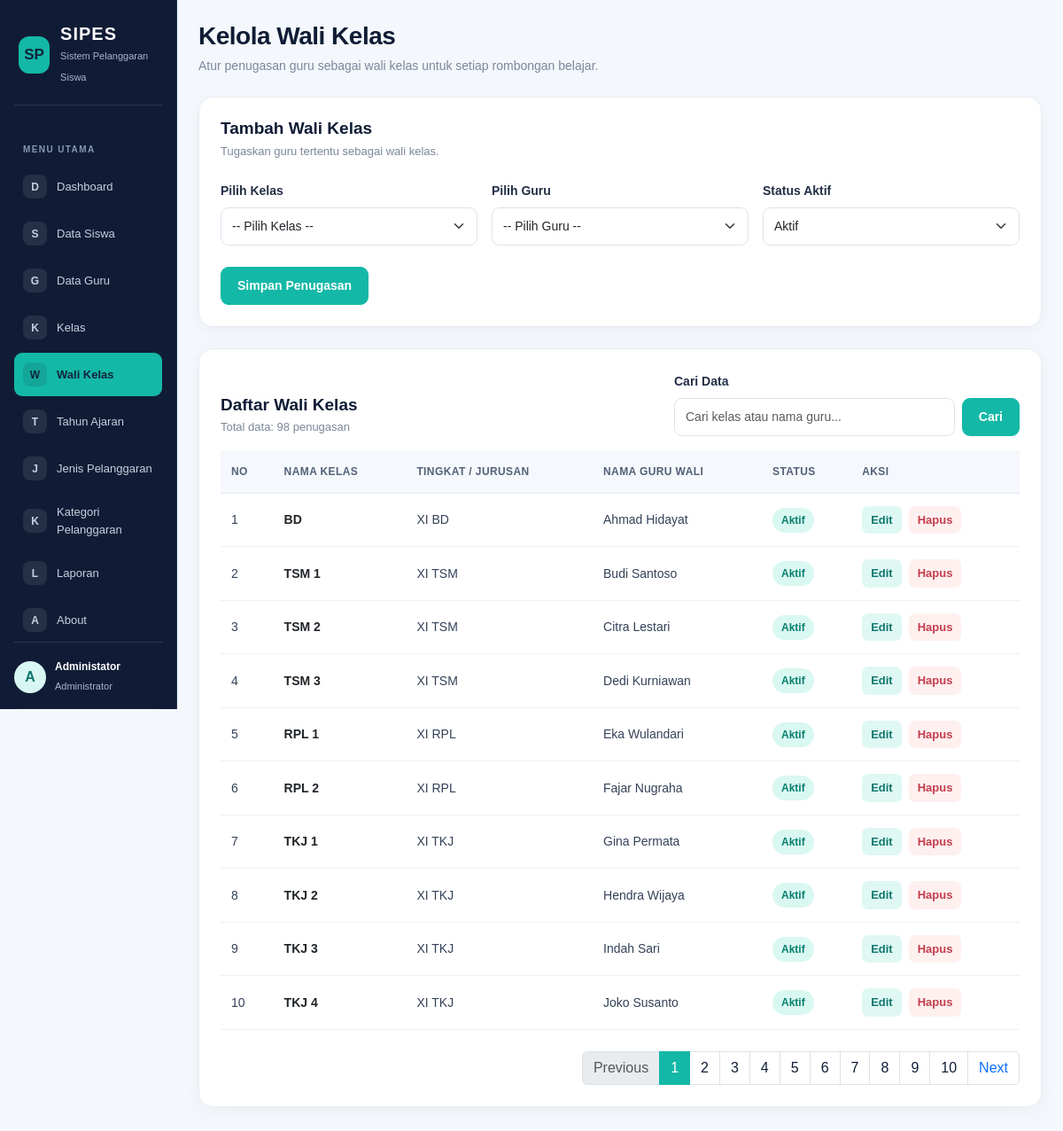
Page /wali_kelas.php (signed in) on the earlier database version.
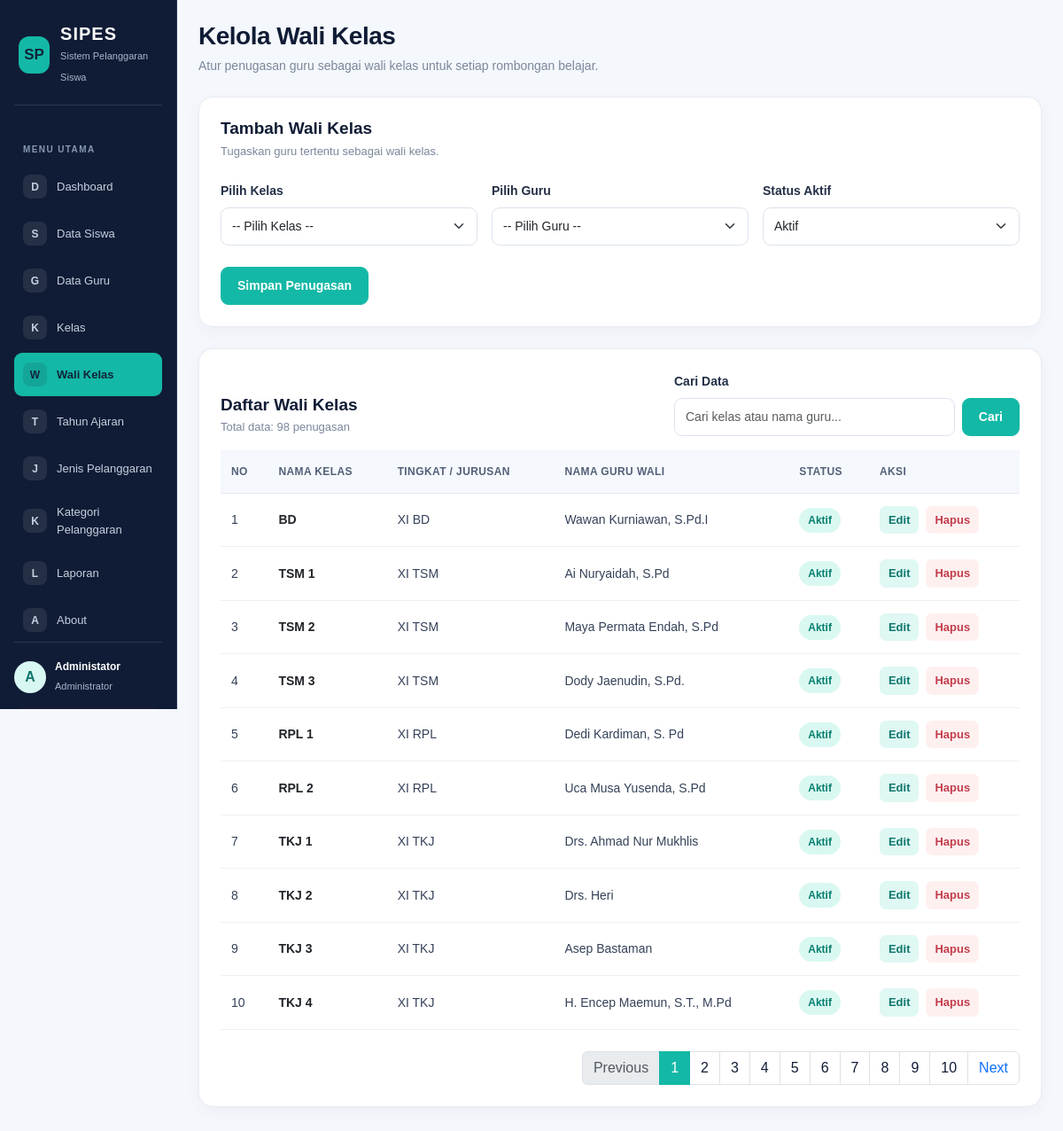
Same page on the later database version.
### tables this page shows
CREATE TABLE `t_wali_kelas` (
  `id` int(11) NOT NULL,
  `tahun_ajaran_id` int(11) DEFAULT NULL,
  `kelas_id` int(11) DEFAULT NULL,
  `guru_id` int(11) DEFAULT NULL,
  `tanggal_mulai` date NOT NULL,
  `tanggal_selesai` date NOT NULL,
  `status_aktif` tinyint(1) NOT NULL,
  `created_at` timestamp NOT NULL DEFAULT current_timestamp() ON UPDATE current_timestamp(),
  `updated_at` timestamp NOT NULL DEFAULT current_timestamp()
);

CREATE TABLE `t_guru` (
  `id` int(11) NOT NULL,
  `nip` varchar(30) NOT NULL,
  `nama` varchar(150) DEFAULT NULL,
  `email` varchar(150) NOT NULL,
  `status_aktif` tinyint(1) NOT NULL,
  `user_id` int(11) NOT NULL,
  `created_at` timestamp NOT NULL DEFAULT current_timestamp(),
  `updated_at` timestamp NOT NULL DEFAULT current_timestamp()
);

CREATE TABLE `t_kelas` (
  `id` int(11) NOT NULL,
  `nama` varchar(100) DEFAULT NULL,
  `tingkat` varchar(20) NOT NULL,
  `jurusan` varchar(100) NOT NULL,
  `status_aktif` tinyint(1) NOT NULL,
  `created_at` timestamp NOT NULL DEFAULT current_timestamp(),
  `updated_at` timestamp NOT NULL DEFAULT current_timestamp()
);

### wali_kelas.php (the view, shortened to what the changed rows need)
<?php
include 'config/koneksi.php';
$data_edit = null;
$batas = 10;
$halaman_aktif = isset($_GET['page']) ? (int)$_GET['page'] : 1;
$halaman_aktif = ($halaman_aktif < 1) ? 1 : $halaman_aktif;
$mulai = ($halaman_aktif > 1) ? ($halaman_aktif * $batas) - $batas : 0;
$where_sql = "";
$data_wali = mysqli_query($koneksi, "
    SELECT wk.*, k.nama AS nama_kelas, k.tingkat, k.jurusan, g.nama AS nama_guru
    FROM t_wali_kelas wk
    JOIN t_kelas k ON wk.kelas_id = k.id
    JOIN t_guru g ON wk.guru_id = g.id
    $where_sql
    ORDER BY wk.id ASC
    LIMIT $mulai, $batas
");
$list_kelas = mysqli_query($koneksi, "SELECT * FROM t_kelas WHERE status_aktif = 1 ORDER BY nama ASC");
$list_guru = mysqli_query($koneksi, "SELECT * FROM t_guru WHERE status_aktif = 1 ORDER BY nama ASC");
?>
<!DOCTYPE html>
<html lang="id">
<head>
    <link href="https://cdn.jsdelivr.net/npm/bootstrap@5.3.3/dist/css/bootstrap.min.css" rel="stylesheet">
</head>
<body>
<div class="container-fluid">
    <div class="row">
        <main class="col-md-9 col-lg-10 p-4 ms-md-auto">
            <div class="mb-4">
                <h1 class="page-title">Kelola Wali Kelas</h1>
            </div>
            <div class="content-card">
                <?php if ($data_edit) { ?>
                    <h2 class="section-title">Edit Penugasan Wali Kelas</h2>
                    <p class="section-description">Perbarui data guru atau kelas yang diampu.</p>
                    <form method="POST">
                        <input type="hidden" name="id" value="<?= htmlspecialchars($data_edit['id']); ?>">
                        <div class="row g-3">
                            <div class="col-md-4">
                                <label class="form-label">Pilih Kelas</label>
                                <select class="form-select" name="kelas_id" required>
                                    <option value="">-- Pilih Kelas --</option>
                                    <?php
                                    mysqli_data_seek($list_kelas, 0);
                                    while($k = mysqli_fetch_assoc($list_kelas)):
                                    ?>
                                        <option value="<?= $k['id']; ?>" <?= ($data_edit['kelas_id'] == $k['id']) ? 'selected' : ''; ?>>
                                            <?= htmlspecialchars($k['nama']); ?>
                                        </option>
                                    <?php endwhile; ?>
                                </select>
                            </div>
                            <div class="col-md-4">
                                <label class="form-label">Pilih Guru</label>
                                <select class="form-select" name="guru_id" required>
                                    <option value="">-- Pilih Guru --</option>
                                    <?php
                                    mysqli_data_seek($list_guru, 0);
                                    while($g = mysqli_fetch_assoc($list_guru)):
                                    ?>
                                        <option value="<?= $g['id']; ?>" <?= ($data_edit['guru_id'] == $g['id']) ? 'selected' : ''; ?>>
                                            <?= htmlspecialchars($g['nama']); ?>
                                        </option>
                                    <?php endwhile; ?>
                                </select>
                            </div>
                            <div class="col-md-4">
                                <label class="form-label">Status Aktif</label>
                                <select class="form-select" name="status_aktif" required>
                                    <option value="1" <?= ($data_edit['status_aktif'] == 1) ? 'selected' : ''; ?>>Aktif</option>
                                    <option value="0" <?= ($data_edit['status_aktif'] == 0) ? 'selected' : ''; ?>>Tidak Aktif</option>
                                </select>
                            </div>
                        </div>
                        <div class="d-flex gap-2 mt-4">
                            <button type="submit" name="edit" class="btn btn-teal">Simpan Perubahan</button>
                            <a href="wali_kelas.php" class="btn-light-custom">Batal</a>
                        </div>
                    </form>
                <?php } else { ?>
                    <h2 class="section-title">Tambah Wali Kelas</h2>
                <?php } ?>
            </div>
            <div class="content-card">
                <div class="d-flex flex-wrap justify-content-between align-items-end gap-3 mb-3">
                    <div>
                        <h2 class="section-title mb-1">Daftar Wali Kelas</h2>
                    </div>
                </div>
                <div class="table-responsive">
                    <table class="table">
                        <thead>
                            <tr>
                                <th>No</th>
                                <th>Nama Kelas</th>
                                <th>Tingkat / Jurusan</th>
                                <th>Nama Guru Wali</th>
                                <th>Status</th>
                                <th>Aksi</th>
                            </tr>
                        </thead>
                        <tbody>
                            <?php
                            $no = $mulai + 1;
                            if (mysqli_num_rows($data_wali) > 0) {
                                while ($d = mysqli_fetch_assoc($data_wali)) {
                            ?>
                            <tr>
                                <td><?= $no++; ?></td>
                                <td class="fw-semibold text-dark"><?= htmlspecialchars($d['nama_kelas']); ?></td>
                                <td><?= htmlspecialchars($d['tingkat'] . ' ' . $d['jurusan']); ?></td>
                                <td><?= htmlspecialchars($d['nama_guru']); ?></td>
                                <td>
                                    <?php if ($d['status_aktif'] == 1) { ?>
                                        <span class="status-badge status-active">Aktif</span>
                                    <?php } else { ?>
                                        <span class="status-badge status-inactive">Tidak Aktif</span>
                                    <?php } ?>
                                </td>
                                <td>
                                    <div class="d-flex gap-2">
                                        <a href="wali_kelas.php?edit=<?= (int)$d['id']; ?>" class="action-link action-edit">Edit</a>
                                        <a href="wali_kelas.php?hapus=<?= (int)$d['id']; ?>" class="action-link action-delete" onclick="return confirm('Yakin ingin menghapus data ini?');">Hapus</a>
                                    </div>
                                </td>
                            </tr>
                            <?php
                                }
                            } else {
                            ?>
                            <tr>
                                <td colspan="6" class="empty-state">Data wali kelas tidak ditemukan.</td>
                            </tr>
                            <?php } ?>
                        </tbody>
                    </table>
                </div>
            </div>
        </main>
    </div>
</div>
</body>
</html>

Differences in the rows shown:
changed through a linked row, t_wali_kelas "BD": guru.nama "Ahmad Hidayat" → "Wawan Kurniawan, S.Pd.I"
changed through a linked row, t_wali_kelas "TSM 1": guru.nama "Budi Santoso" → "Ai Nuryaidah, S.Pd"
changed through a linked row, t_wali_kelas "TSM 2": guru.nama "Citra Lestari" → "Maya Permata Endah, S.Pd"
changed through a linked row, t_wali_kelas "TSM 3": guru.nama "Dedi Kurniawan" → "Dody Jaenudin, S.Pd."
changed through a linked row, t_wali_kelas "RPL 1": guru.nama "Eka Wulandari" → "Dedi Kardiman, S. Pd"
changed through a linked row, t_wali_kelas "RPL 2": guru.nama "Fajar Nugraha" → "Uca Musa Yusenda, S.Pd"
changed through a linked row, t_wali_kelas "TKJ 1": guru.nama "Gina Permata" → "Drs. Ahmad Nur Mukhlis"
changed through a linked row, t_wali_kelas "TKJ 2": guru.nama "Hendra Wijaya" → "Drs. Heri"
changed through a linked row, t_wali_kelas "TKJ 3": guru.nama "Indah Sari" → "Asep Bastaman"
changed through a linked row, t_wali_kelas "TKJ 4": guru.nama "Joko Susanto" → "H. Encep Maemun, S.T., M.Pd"
